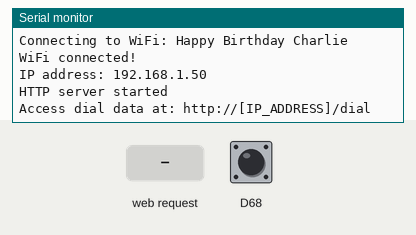
Recording of a sketch running on a simulated Arduino Uno R4 WiFi. Parts: the last lines printed to the serial monitor. The inputs (shaded band) are chosen by the test bench; at power-on: D68 HIGH. WiFi joins after 1.5 s; servers stay silent unless stated.

Above: at 2.7 s.
2.8 s: D68 pulled LOW for 0.15 s
At 3.3 s:
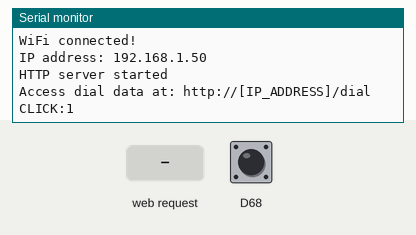
4.4 s: HTTP request GET /dial received
At 4.7 s:
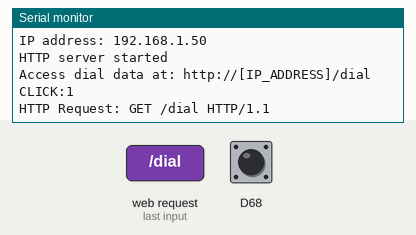

Measured:
- after the input at 2.8 s, the serial monitor: prints a new line at once (image 1)
- after the input at 4.4 s, the serial monitor: prints a new line at once (image 2)

The sketch:

arduino_wifi_simple.ino
```cpp
/*
 * Arduino UNO R4 WiFi + Knob Modulino - Simple HTTP Version
 * Creates a simple HTTP server that sends dial data
 * No extra libraries needed - uses built-in WiFiS3
 */

#include <Modulino.h>
#include <WiFiS3.h>

// WiFi credentials - UPDATE THESE WITH YOUR NETWORK
const char* ssid = "Happy Birthday Charlie";
const char* password = "msgilpin";

// Create WiFi server on port 80
WiFiServer server(80);

// Knob setup
ModulinoKnob knob;

// Dial tracking
int lastPosition = 0;
int currentPosition = 0;

void setup() {
  Serial.begin(9600);

  // Initialize Modulino
  Modulino.begin();
  knob.begin();

  // Connect to WiFi
  Serial.print("Connecting to WiFi: ");
  Serial.println(ssid);

  WiFi.begin(ssid, password);

  while (WiFi.status() != WL_CONNECTED) {
    delay(1000);
    Serial.print(".");
  }

  Serial.println();
  Serial.println("WiFi connected!");
  Serial.print("IP address: ");
  Serial.println(WiFi.localIP());

  // Start HTTP server
  server.begin();
  Serial.println("HTTP server started");
  Serial.println("Access dial data at: http://[IP_ADDRESS]/dial");

  // Get initial position
  lastPosition = knob.get();
  currentPosition = lastPosition;
}

void loop() {
  // Update knob position
  currentPosition = knob.get();
  bool clicked = knob.isPressed();

  // Print to serial for debugging
  if (currentPosition != lastPosition) {
    Serial.print("DIAL:");
    Serial.println(currentPosition);
    lastPosition = currentPosition;
  }

  if (clicked) {
    Serial.println("CLICK:1");
    delay(200); // Debounce
  }

  // Handle HTTP requests
  WiFiClient client = server.available();
  if (client) {
    handleHttpRequest(client);
  }

  delay(10);
}

void handleHttpRequest(WiFiClient client) {
  String request = "";

  // Read the request
  while (client.connected() && client.available()) {
    char c = client.read();
    request += c;
    if (request.endsWith("\r\n\r\n")) {
      break;
    }
  }

  Serial.println("HTTP Request: " + request.substring(0, request.indexOf('\n')));

  // Send response based on request
  if (request.indexOf("GET /dial") >= 0) {
    // Send dial data as JSON
    sendDialData(client);
  } else if (request.indexOf("GET /") >= 0) {
    // Send simple webpage for testing
    sendWebPage(client);
  } else {
    // Send 404
    send404(client);
  }

  client.stop();
}

void sendDialData(WiFiClient client) {
  // Send CORS headers and JSON response
  client.println("HTTP/1.1 200 OK");
  client.println("Content-Type: application/json");
  client.println("Access-Control-Allow-Origin: *");
  client.println("Connection: close");
  client.println();

  // Send dial data as JSON
  client.print("{\"dial\":");
  client.print(currentPosition);
  client.print(",\"clicked\":");
  client.print(knob.isPressed() ? "true" : "false");
  client.println("}");
}

void sendWebPage(WiFiClient client) {
  client.println("HTTP/1.1 200 OK");
  client.println("Content-Type: text/html");
  client.println("Connection: close");
  client.println();

  client.println("<!DOCTYPE html>");
  client.println("<html><head><title>Arduino Dial</title></head>");
  client.println("<body>");
  client.println("<h1>Arduino Knob Modulino</h1>");
  client.print("<p>Current Position: <span id='position'>");
  client.print(currentPosition);
  client.println("</span></p>");
  client.println("<p><a href='/dial'>Get Dial Data (JSON)</a></p>");

  client.println("<script>");
  client.println("setInterval(() => {");
  client.println("  fetch('/dial')");
  client.println("    .then(r => r.json())");
  client.println("    .then(data => {");
  client.println("      document.getElementById('position').textContent = data.dial;");
  client.println("    });");
  client.println("}, 100);");
  client.println("</script>");

  client.println("</body></html>");
}

void send404(WiFiClient client) {
  client.println("HTTP/1.1 404 Not Found");
  client.println("Content-Type: text/plain");
  client.println("Connection: close");
  client.println();
  client.println("404 Not Found");
}

/*
 * Setup Instructions:
 *
 * 1. Update WiFi credentials above (ssid and password)
 * 2. Upload this sketch to your Arduino UNO R4 WiFi
 * 3. Open Serial Monitor to see the IP address
 * 4. Test by visiting http://[IP_ADDRESS] in your browser
 * 5. Get dial data from http://[IP_ADDRESS]/dial
 *
 * This creates a simple HTTP server that your web app can poll
 * for dial data instead of using WebSockets.
 *
 * No extra libraries needed - uses built-in WiFiS3 only.
 */
```
